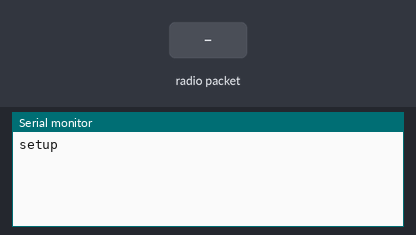
This sketch was run on a simulated Arduino Uno, built with avr-gcc and run on an emulated ATmega328P. On the bench: the last lines printed to the serial monitor. The inputs (shaded band) are chosen by the test bench. No radio packets arrive unless stated.

Above: at 1.2 s.
1.3 s: radio packet "1" arrives
At 1.8 s:
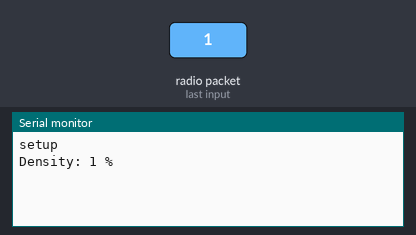
2.8 s: radio packet "0" arrives
At 4.0 s:
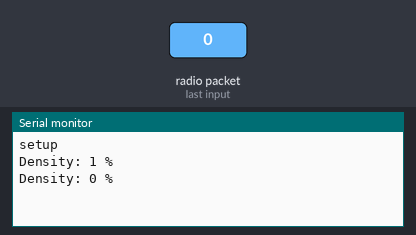
4.3 s: radio packet "2" arrives
At 5.3 s:
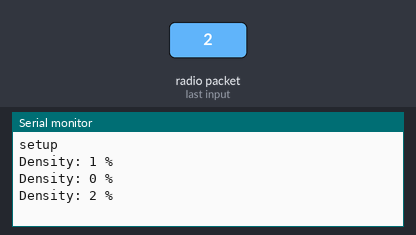

The sketch:

VannaReceiver.ino
```cpp
#include <VirtualWire.h>

int RF_RX_PIN = 2;

void setup()
{
  Serial.begin(9600);
  Serial.println("setup");
  vw_set_rx_pin(RF_RX_PIN);  // Setup receive pin.
  vw_setup(2000); // Transmission speed in bits per second.
  vw_rx_start(); // Start the PLL receiver.
}

void loop()
{
  uint8_t buf[VW_MAX_MESSAGE_LEN];
  uint8_t buflen = VW_MAX_MESSAGE_LEN;
  if(vw_get_message(buf, &buflen)) // non-blocking I/O
  {
    int i;
    digitalWrite(13, true); // Flash a light to show received good message
    // Message with a good checksum received, dump HEX
    Serial.print("Density: ");
    for(i = 0; i < buflen; ++i)
    {
      Serial.print(char(buf[i]));
    }
    Serial.println(" %");
    digitalWrite(13, false);
  }
}
```

Measured:
- after the input at 1.3 s, the serial monitor: prints a new line at once (image 1)
- after the input at 2.8 s, the serial monitor: prints a new line at once (image 2)
- after the input at 4.3 s, the serial monitor: prints a new line at once (image 3)
